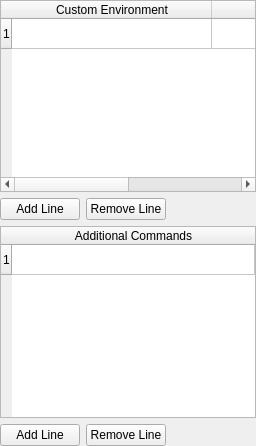
     <widget class="QWidget" name="pageCustomHighlighting">
      <layout class="QVBoxLayout">
       <property name="margin">
        <number>0</number>
       </property>
       <item>
        <widget class="QTableWidget" name="twHighlighEnvirons">
         <property name="rowCount">
          <number>1</number>
         </property>
         <property name="columnCount">
          <number>2</number>
         </property>
         <attribute name="horizontalHeaderDefaultSectionSize">
          <number>200</number>
         </attribute>
         <row/>
         <column>
          <property name="text">
           <string>Custom Environment</string>
          </property>
         </column>
         <column>
          <property name="text">
           <string>Type of Environment</string>
          </property>
         </column>
        </widget>
       </item>
       <item>
        <layout class="QHBoxLayout">
         <item>
          <widget class="QPushButton" name="pbAddLine">
           <property name="text">
            <string>Add Line</string>
           </property>
          </widget>
         </item>
         <item>
          <widget class="QPushButton" name="pbRemoveLine">
           <property name="text">
            <string>Remove Line</string>
           </property>
          </widget>
         </item>
         <item>
          <spacer>
           <property name="orientation">
            <enum>Qt::Horizontal</enum>
           </property>
           <property name="sizeHint" stdset="0">
            <size>
             <width>40</width>
             <height>20</height>
            </size>
           </property>
          </spacer>
         </item>
        </layout>
       </item>
       <item>
        <widget class="QTableWidget" name="twCustomSyntax">
         <property name="rowCount">
          <number>1</number>
         </property>
         <attribute name="horizontalHeaderStretchLastSection">
          <bool>true</bool>
         </attribute>
         <row/>
         <column>
          <property name="text">
           <string>Additional Commands</string>
          </property>
         </column>
        </widget>
       </item>
       <item>
        <layout class="QHBoxLayout" name="horizontalLayout_3">
         <item>
          <widget class="QPushButton" name="pbAddSyntaxLine">
           <property name="text">
            <string>Add Line</string>
           </property>
          </widget>
         </item>
         <item>
          <widget class="QPushButton" name="pbRemoveSyntaxLine">
           <property name="text">
            <string>Remove Line</string>
           </property>
          </widget>
         </item>
         <item>
          <spacer name="horizontalSpacer">
           <property name="orientation">
            <enum>Qt::Horizontal</enum>
           </property>
           <property name="sizeHint" stdset="0">
            <size>
             <width>40</width>
             <height>20</height>
            </size>
           </property>
          </spacer>
         </item>
        </layout>
       </item>
      </layout>
     </widget>
